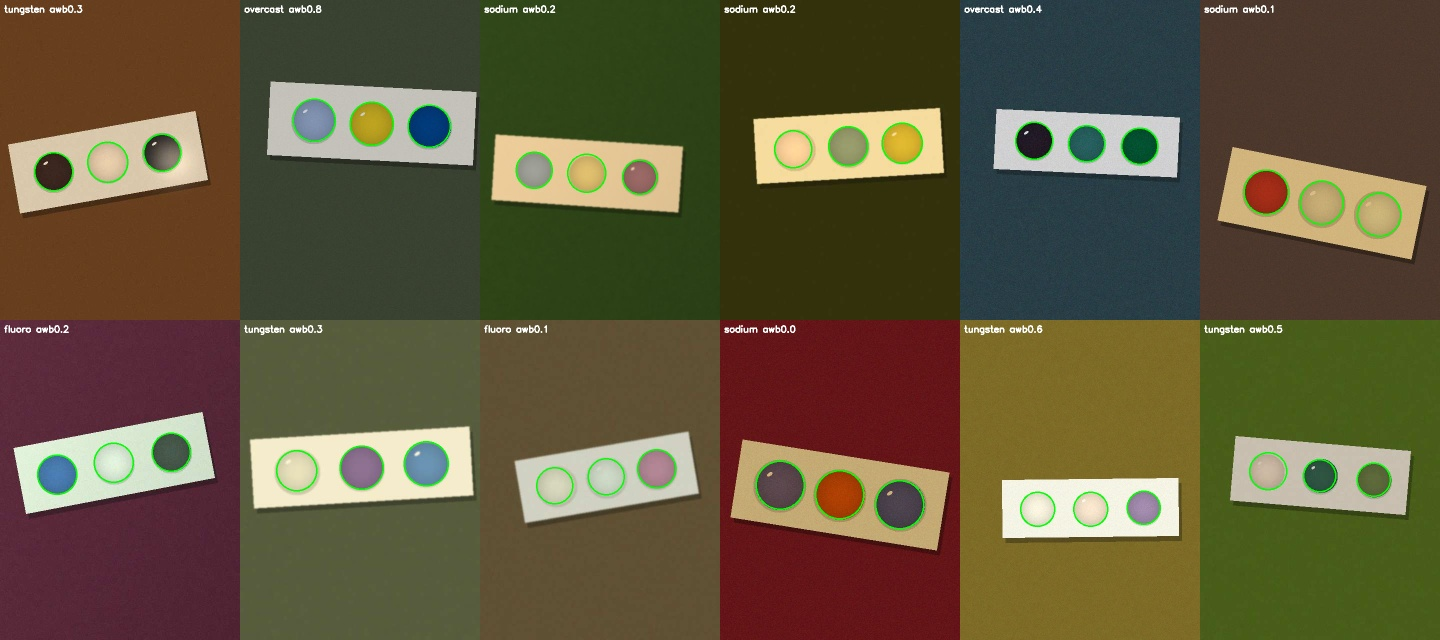
#> input picture ml/data/_smoke.jpg, 1440 x 640 px
$ python -i detect.py   (imports and definitions only)
#> lines starting #> are read from the running program, lines starting #| are printed output that depends on the picture; after the words box and inside, x2 and y2 are one past the last pixel; in counts of white or black regions, pixels touching at a corner belong together
"""
Find the 3 wells on a spot-plate photo.

1. Plate: the largest bright, low-saturation blob (Otsu on a whiteness score).
2. Prior: 3 wells evenly spaced along the plate's long axis (kit layout).
3. Refine: snap each prior to the nearest Hough circle, if one is close.
Returns [(cx, cy, r), ...] ordered along the plate, or None if no plate is found.
"""
import cv2
import numpy as np


def find_plate(rgb):
    hsv = cv2.cvtColor(rgb, cv2.COLOR_RGB2HSV)
#> hsv: shape (640, 1440, 3); mean H, S, V 54.1, 131.7, 105.3
    s, v = hsv[..., 1].astype(np.float32), hsv[..., 2].astype(np.float32)
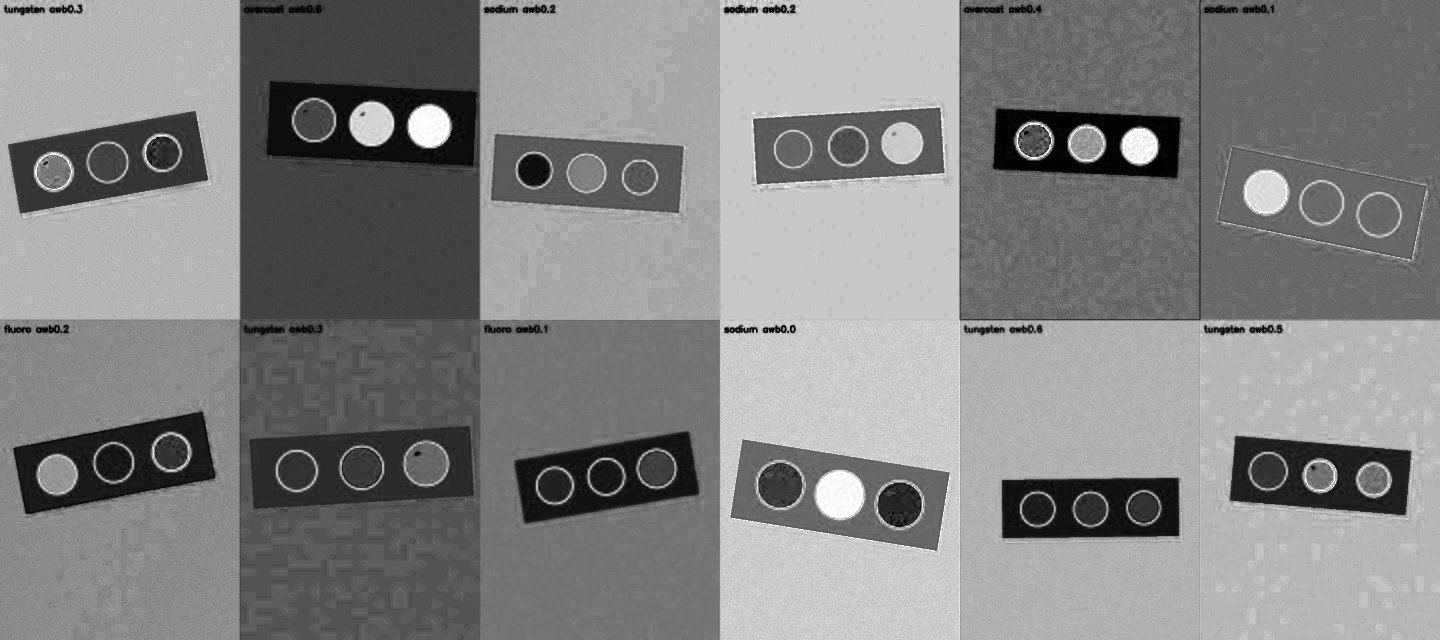
#> s: shape (640, 1440) float32; min 0, max 255, mean 131.7
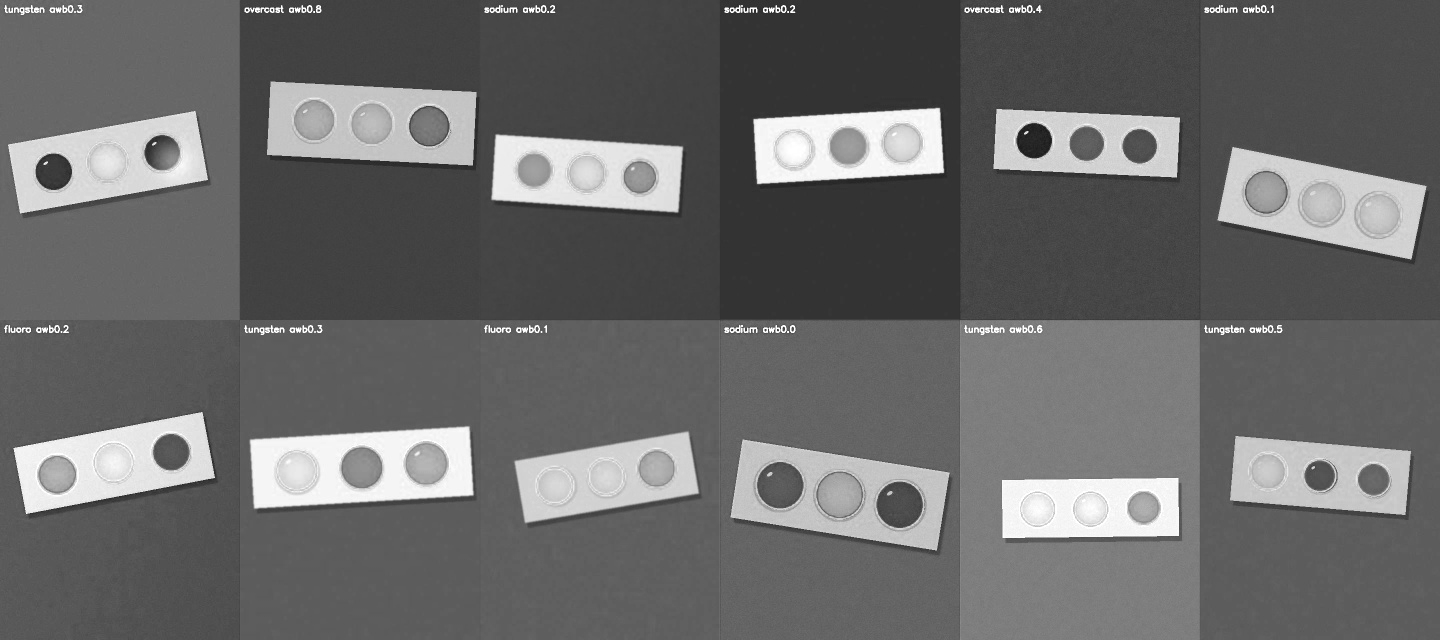
#> v: shape (640, 1440) float32; min 22, max 255, mean 105.3
    white = np.clip(v - 0.8 * s, 0, 255).astype(np.uint8)
    white = cv2.GaussianBlur(white, (0, 0), 3)
    _, m = cv2.threshold(white, 0, 255, cv2.THRESH_BINARY + cv2.THRESH_OTSU)
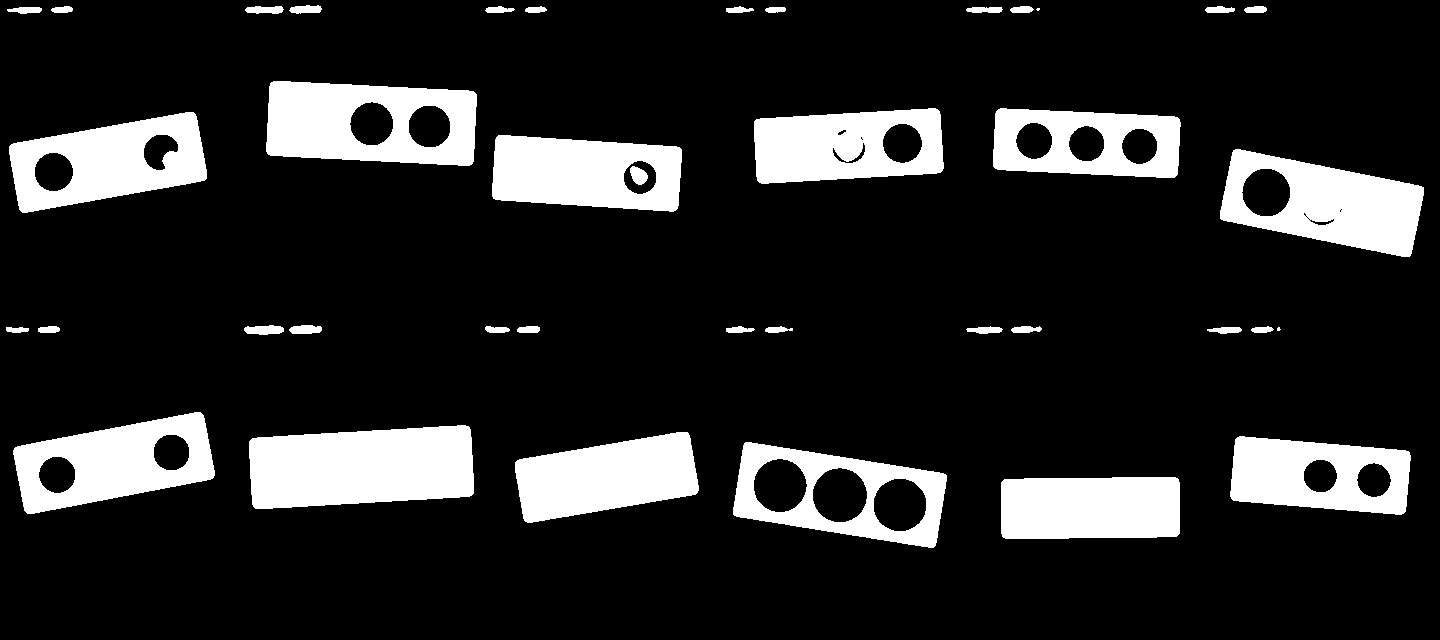
#> m: shape (640, 1440); 15.3% white; 39 white regions (2 under 20 px), largest, box (x1, y1, x2, y2) and area: (249, 425, 474, 509) 16012, (266, 81, 477, 166) 12847, (1220, 149, 1424, 257) 12498
    m = cv2.morphologyEx(m, cv2.MORPH_CLOSE, np.ones((15, 15), np.uint8))
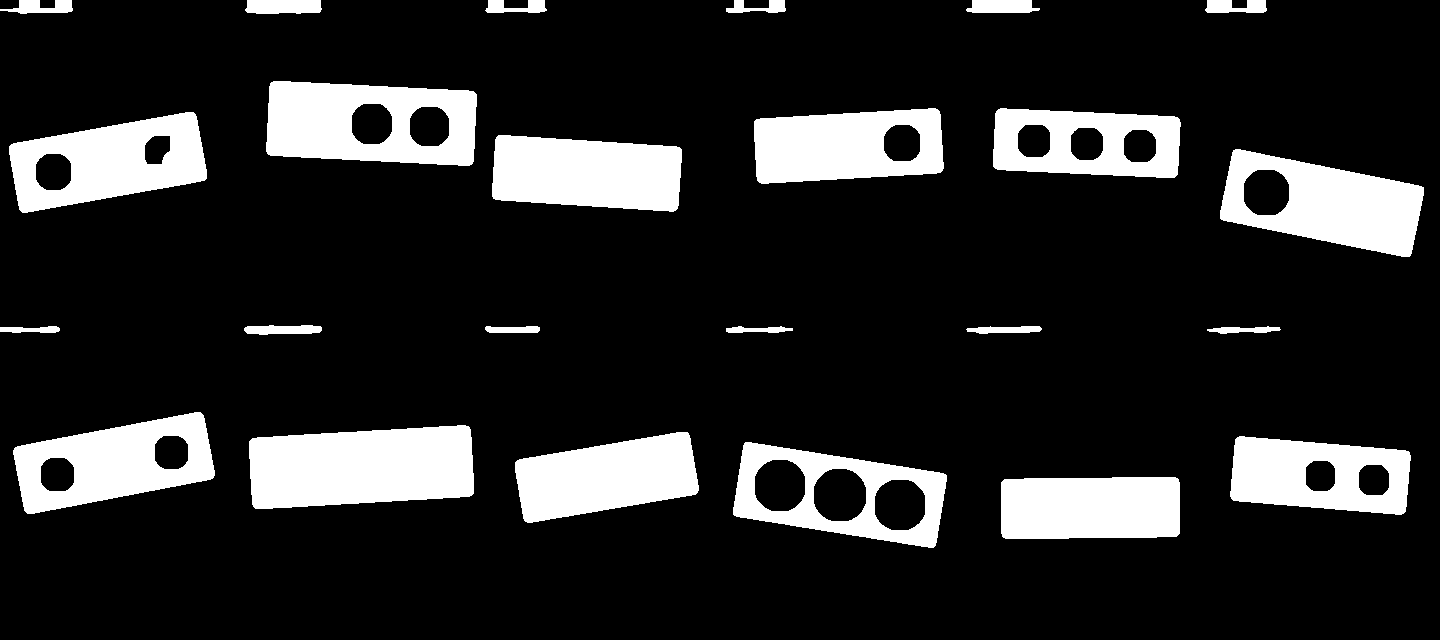
#> m: shape (640, 1440); 15.7% white; 24 white regions
    cnts, _ = cv2.findContours(m, cv2.RETR_EXTERNAL, cv2.CHAIN_APPROX_SIMPLE)
#> cnts = 24 contours; largest, box (x1, y1, x2, y2) and area: (249, 425, 474, 509) 15726, (733, 442, 947, 548) 15390, (266, 81, 477, 166) 15368, (1220, 149, 1424, 257) 14081, (9, 112, 207, 213) 13268
    if not cnts:
        return None
    c = max(cnts, key=cv2.contourArea)
#> c = contour of 78 points, box (x1, y1, x2, y2) (249, 425, 474, 509), area 15726
    if cv2.contourArea(c) < 0.03 * rgb.shape[0] * rgb.shape[1]:
        return None
    # fill holes so coloured wells don't shrink the plate
    hull = cv2.convexHull(c)
    return cv2.minAreaRect(hull)


def refine_local(rgb, px, py, r, steps=4, span=0.45):
    """Cheap, Hough-free refinement (also runs on the phone): search a small grid around the prior for the
    centre where the disk is most uniform and most different from the surrounding ring."""
    H, W = rgb.shape[:2]
    img = rgb.astype(np.float32)
    ang = np.linspace(0, 2 * np.pi, 24, endpoint=False)
    best = (-1e9, px, py)
    for dy in np.linspace(-span, span, 2 * steps + 1):
        for dx in np.linspace(-span, span, 2 * steps + 1):
            cx, cy = px + dx * r, py + dy * r
            pts_in = [(cx + r * f * np.cos(a), cy + r * f * np.sin(a)) for f in (0.2, 0.45, 0.7) for a in ang[::2]] + [(cx, cy)]
            pts_out = [(cx + r * 1.3 * np.cos(a), cy + r * 1.3 * np.sin(a)) for a in ang]
            def px_(pts):
                return np.array([img[int(np.clip(y, 0, H - 1)), int(np.clip(x, 0, W - 1))] for x, y in pts])
            a, b = px_(pts_in), px_(pts_out)
            score = np.linalg.norm(np.median(a, 0) - np.median(b, 0)) - 0.8 * a.std(0).mean()
            if score > best[0]:
                best = (score, cx, cy)
    return best[1], best[2]


def detect_wells(rgb, n=3, use_hough=True):
    rect = find_plate(rgb)
    if rect is None:
        return None
    (cx, cy), (w, h), ang = rect
    if w < h:                       # make the long side "w"
        w, h, ang = h, w, ang + 90
    ux, uy = np.cos(np.radians(ang)), np.sin(np.radians(ang))
    r0 = h * 0.29
    spacing = w * 0.295
    priors = [(cx + ux * spacing * k, cy + uy * spacing * k) for k in range(-(n // 2), n // 2 + 1)][:n]

    if not use_hough:
        return [(*refine_local(rgb, px, py, r0), r0) for px, py in priors]
    gray = cv2.cvtColor(rgb, cv2.COLOR_RGB2GRAY)
    gray = cv2.GaussianBlur(gray, (0, 0), 1.5)
    circles = cv2.HoughCircles(gray, cv2.HOUGH_GRADIENT, dp=1.2, minDist=r0 * 1.5, param1=90, param2=16,
                               minRadius=int(r0 * 0.7), maxRadius=int(r0 * 1.35))
    found = [] if circles is None else circles[0].tolist()
    out = []
    for px, py in priors:
        best = None
        for (x, y, r) in found:
            d = np.hypot(x - px, y - py)
            if d < r0 * 0.6 and (best is None or d < best[0]):
                best = (d, x, y, r)
        out.append((best[1], best[2], best[3]) if best else (px, py, r0))
    return out

>>> import cv2
>>> picture = cv2.cvtColor(cv2.imread('../data/_smoke.jpg'), cv2.COLOR_BGR2RGB)
>>> result = detect_wells(picture)
